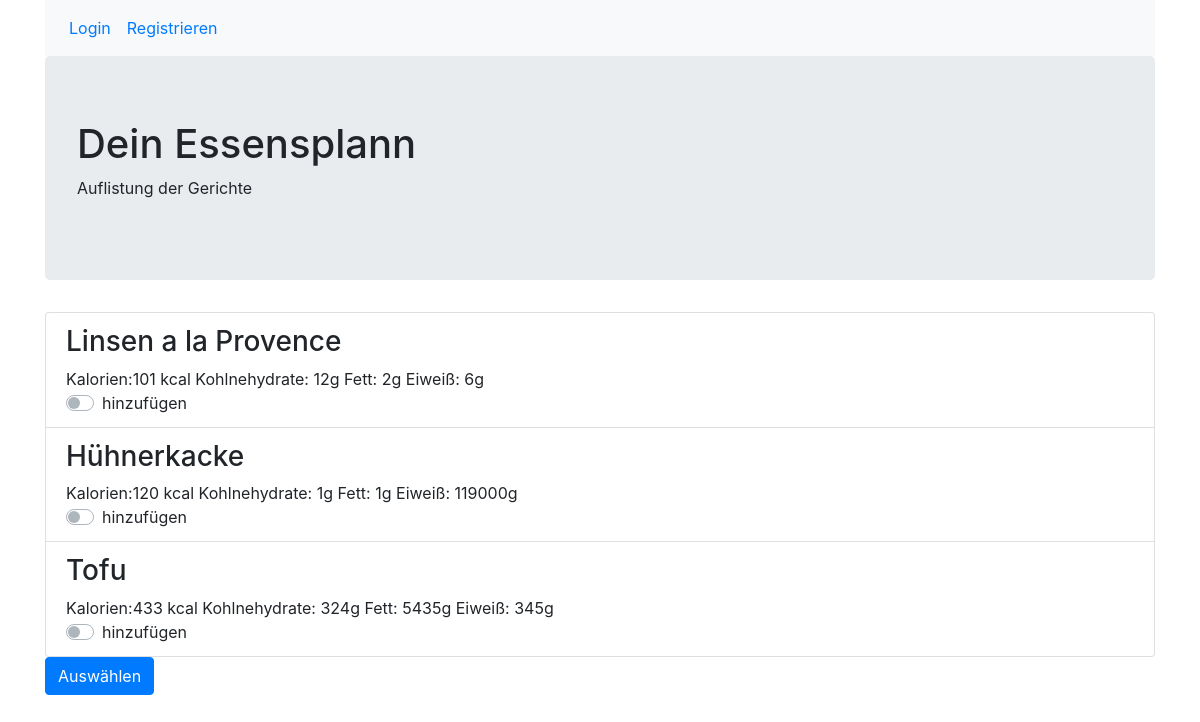
Page /gerichte/essensplan.php on the committed database.
### tables this page shows
CREATE TABLE `gerichte` (
  `unique_id` int(64) NOT NULL AUTO_INCREMENT,
  `gericht` varchar(64) DEFAULT '',
  `gericht_kalorien` int(16) DEFAULT NULL,
  `gericht_kohlenhydrate` int(16) DEFAULT NULL,
  `gericht_fett` int(16) DEFAULT NULL,
  `gericht_eiweiss` int(16) DEFAULT NULL,
  PRIMARY KEY (`unique_id`)
);

### db/settings.php (the view, shortened to what this page needs)
<?php
function listMealsWithButton($conn)
{
  $sql = "SELECT * FROM gerichte";
  $result = $conn->query($sql);
  if ($result->num_rows > 0) {
    echo '<form action="addToUser.php" method="post">';
    echo '<ul class="list-group" style="text-align:left;">';
    while($row = $result->fetch_assoc()) {
      echo '<li class="list-group-item"><h3>'.$row['gericht'].'</h3> Kalorien:'.$row['gericht_kalorien'].'
       kcal Kohlnehydrate: '.$row['gericht_kohlenhydrate'].'g Fett: '.$row['gericht_fett'].'g Eiweiß: '.$row['gericht_eiweiss'].'g
       <div class="custom-control custom-switch">
       <input type="checkbox" class="custom-control-input" id="'.$row['unique_id'].'" name="'.$row['unique_id'].'" unchecked>
       <label class="custom-control-label" for="'.$row['unique_id'].'">hinzufügen</label>
     </div>
      </li>';
    }
    echo '</ul>';
    echo '      <button type="submit" class="btn btn-primary" name="AddBtn" style="margin-bottom:10px;">Auswählen</button>';
    echo '</form>';
  }
  else{
    return true;
  }
}
?>

### header.php (shortened to what this page needs)
<!DOCTYPE html>
<html lang="en">
<head>
<link rel="stylesheet" href="https://maxcdn.bootstrapcdn.com/bootstrap/4.5.2/css/bootstrap.min.css">
</head>
<body>
<div class="container">
<nav class="navbar navbar-expand-sm bg-light">
<?php
if(isset($_SESSION['uid']))
{
    echo '
    <div class="navbar-collapse collapse w-100 order-3 dual-collapse2">
    <ul class="navbar-nav ml-auto">
        <li class="nav-item">
            <a class="nav-link" href="/db/logout.php">Ausloggen</a>
        </li>
        <li class="nav-item">
            <a class="nav-link" href="/usermenu.php">Übersicht</a>
        </li>
    </ul>
</div>';
}
else{
    echo '
    <ul class="navbar-nav">
      <li class="nav-item">
        <a class="nav-link" href="#">Login</a>
      </li>
      <li class="nav-item">
        <a class="nav-link" href="#">Registrieren</a>
      </li>
    </ul>';
}
?>
</nav>
</div>

### gerichte/essensplan.php
<?php
require '../header.php';
require '../db/settings.php';
?>
<div class="container">
  <div class="jumbotron">
    <h1>Dein Essensplann</h1>
    <p>Auflistung der Gerichte</p>
  </div>
  <?php
listMealsWithButton($conn);
?>
</div>

### rows in the picture
gerichte: gericht "Linsen a la Provence", gericht_kalorien "101", gericht_kohlenhydrate "12", gericht_fett "2", gericht_eiweiss "6"
gerichte: gericht "Hühnerkacke", gericht_kalorien "120", gericht_kohlenhydrate "1", gericht_fett "1", gericht_eiweiss "119000"
gerichte: gericht "Tofu", gericht_kalorien "433", gericht_kohlenhydrate "324", gericht_fett "5435", gericht_eiweiss "345"
